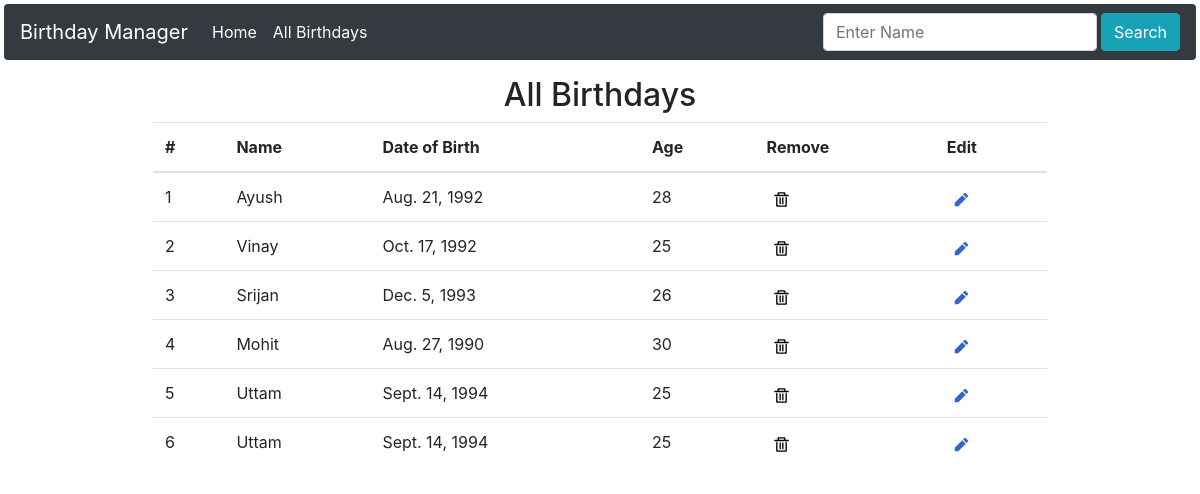
The app's page /list_birthdays/list_all/, older data.
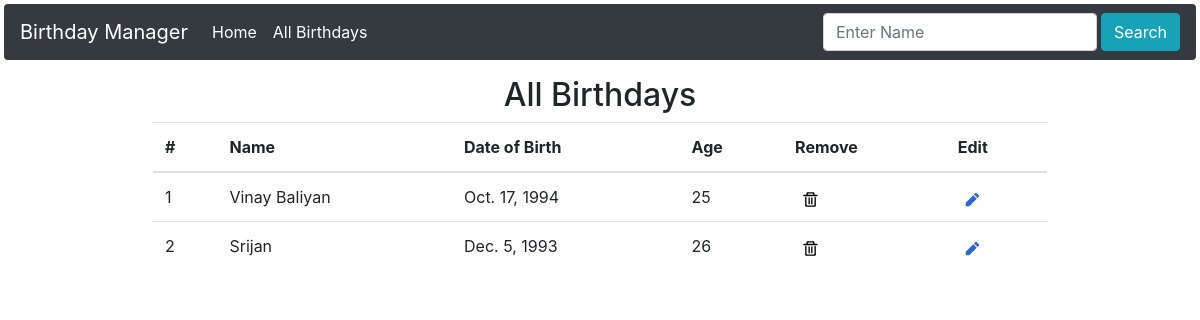
The same page, newer data.
### List_Birthdays/models.py (models this page shows, shortened)
class Tab_Birthdays(models.Model):
    id = models.AutoField(primary_key=True)
    name = models.CharField(max_length=32)
    dob = models.DateField()
    age = models.IntegerField()
    dob_current_year = models.DateField()
    class Meta:
        verbose_name_plural = "Tab_Birthdays"

### List_Birthdays/views.py (the view)
# urls.py: path('list_all/', views.list_all, name='list_all'),
def list_all(request):
    search_name = request.GET.get('search_name')
    if search_name:
        model_data = {
            "Birthdays": Tab_Birthdays.objects.filter(name__contains=search_name.capitalize()).order_by('dob_current_year')
        }
    else:
        model_data = {
            "Birthdays": Tab_Birthdays.objects.all().order_by('dob_current_year')
        }
    return render(request, template_name='list_birthdays/list_all.html', context=model_data)

### List_Birthdays/templates/list_birthdays/list_all.html
{% extends 'list_birthdays/layout.html' %}
{% block body %}
{% load static %}
<div class="mx-auto mt-3" style="width: 75%;">
    <h2 class="text-center"> All Birthdays</h2>
    <table class="table">
        <thead>
            <tr>
                <th scope="col">#</th>
                <th scope="col">Name</th>
                <th scope="col">Date of Birth</th>
                <th scope="col">Age</th>
                <th scope="col">Remove</th>
                <th scope="col">Edit</th>
            </tr>
        </thead>
        <tbody>
            {% for birthday in Birthdays %}
            <tr>
                <td>{{ forloop.counter }}</td>
                <td>{{ birthday.name }}</td>
                <td>{{ birthday.dob }}</td>
                <td>{{ birthday.age }}</td>
                <td>
                    <a href="{% url 'delete_birthday' birthday.id%}" type="submit">
                        <img src="{% static 'list_birthdays/images/delete-icon.svg' %}" alt="delete" height="15px"
                            style="padding-left: 50%;">
                    </a>
                </td>
                <td>
                    <a href="{% url 'edit_birthday' birthday.id%}" type="submit">
                        <img src="{% static 'list_birthdays/images/edit-icon.svg' %}" alt="edit" height="15px"
                            style="padding-left: 50%;">
                    </a>
                </td>
            </tr>
            {% endfor %}
        </tbody>
    </table>
</div>
{% endblock body %}

Row changes from the older to the newer data that the page shows:
removed Tab_Birthdays: name "Ayush", dob "Aug. 21, 1992", age "28"
removed Tab_Birthdays: name "Vinay", dob "Oct. 17, 1992", age "25"
removed Tab_Birthdays: name "Mohit", dob "Aug. 27, 1990", age "30"
removed Tab_Birthdays: name "Uttam", dob "Sept. 14, 1994", age "25"
removed Tab_Birthdays: name "Uttam", dob "Sept. 14, 1994", age "25"
added Tab_Birthdays: name "Vinay Baliyan", dob "Oct. 17, 1994", age "25"
